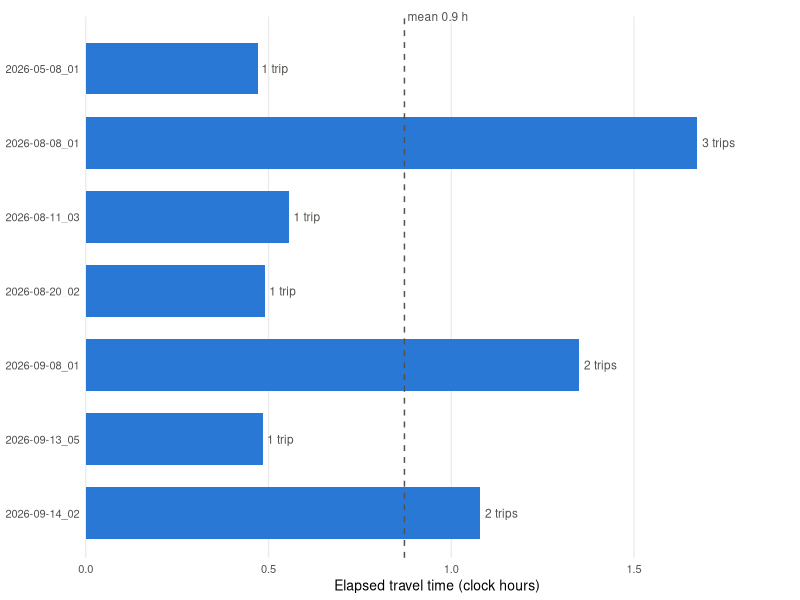

This chart was generated by the following R code:
## ---- chunk 1
#| label: setup
library(dplyr)
library(readr)
library(ggplot2)
library(knitr)

tasks <- read_csv("../../data/all_tasks.csv", show_col_types = FALSE)

fmt <- function(x, digits = 1) format(round(x, digits), nsmall = digits, big.mark = ",", trim = TRUE)

n_jobs_all <- n_distinct(tasks$job_id)
n_entries <- nrow(tasks)
n_workers <- n_distinct(tasks$gulper_id)
dates <- as.Date(substr(unique(tasks$job_id), 1, 10))
total_labour_h <- sum(tasks$duration_seconds) / 3600

job_labour <- tasks |>
  group_by(job_id) |>
  summarise(job_labour_h = sum(duration_seconds) / 3600, .groups = "drop")

# Errands, excluded from the analysis but described in Methods
errands <- tasks |> filter(task == "Travel", subtask == "On errand")

# Disposal-site travel entries, with overlapping entries within a job merged
# into trips: an entry starts a new trip if it begins after every earlier
# entry of the job has ended.
min_trip_min <- 5

travel <- tasks |>
  filter(task == "Travel", subtask == "Travel to disposal site") |>
  mutate(s = as.numeric(entry_start_time), e = as.numeric(entry_end_time)) |>
  arrange(job_id, s) |>
  group_by(job_id) |>
  mutate(prev_end = lag(cummax(e), default = -Inf), trip = cumsum(s > prev_end)) |>
  ungroup()

trips_all <- travel |>
  group_by(job_id, trip) |>
  summarise(
    start = min(s), end = max(e),
    gulpers = n_distinct(gulper_id),
    entries = n(),
    labour_h = sum(duration_seconds) / 3600,
    .groups = "drop"
  ) |>
  mutate(clock_min = (end - start) / 60, keep = clock_min >= min_trip_min)

trips <- trips_all |> filter(keep)
short <- trips_all |> filter(!keep)

summarise_jobs <- function(tr) {
  tr |>
    group_by(job_id) |>
    summarise(
      date = as.Date(substr(first(job_id), 1, 10)),
      trips = n(),
      gulpers = max(gulpers),
      clock_h = sum(end - start) / 3600,
      labour_h = sum(labour_h),
      .groups = "drop"
    ) |>
    left_join(job_labour, by = "job_id") |>
    mutate(share = 100 * labour_h / job_labour_h)
}

jobs <- summarise_jobs(trips)
jobs_unfiltered <- summarise_jobs(trips_all)

n_travel_jobs <- nrow(jobs)
n_trips <- nrow(trips)
mean_clock_h <- mean(jobs$clock_h)
median_clock_h <- median(jobs$clock_h)
mean_labour_h <- mean(jobs$labour_h)
median_labour_h <- median(jobs$labour_h)
mean_trip_min <- mean(trips$clock_min)
mean_gulpers_trip <- mean(trips$gulpers)
ratio <- sum(jobs$labour_h) / sum(jobs$clock_h)
travel_share_total <- 100 * sum(jobs$labour_h) / total_labour_h

# Recording sessions (data review): does any travel job hold two sessions?
sessions <- tasks |>
  group_by(job_id) |>
  summarise(n_sessions = sum(entry_number == 1), .groups = "drop")
split_travel_jobs <- sessions |>
  filter(n_sessions > 1, job_id %in% jobs$job_id) |>
  pull(job_id)
## ---- chunk 2
#| label: tbl-jobs
#| tbl-cap: "Disposal-site travel for each job in which a trip was made. Elapsed time counts a trip once regardless of how many gulpers made it; labour time adds every gulper's travel. Share is labour travel time as a percentage of the job's total labour time."
jobs |>
  transmute(
    Job = job_id,
    Trips = as.character(trips),
    Gulpers = as.character(gulpers),
    `Elapsed (h)` = clock_h,
    `Labour (person-h)` = labour_h,
    `Share of job (%)` = share
  ) |>
  bind_rows(tibble(
    Job = "Mean", Trips = fmt(mean(jobs$trips)), Gulpers = fmt(mean(jobs$gulpers)),
    `Elapsed (h)` = mean_clock_h, `Labour (person-h)` = mean_labour_h,
    `Share of job (%)` = mean(jobs$share)
  )) |>
  kable(digits = 1, align = "lrrrrr")
## ---- chunk 3
#| label: fig-jobs
#| fig-cap: "Elapsed time spent travelling to the disposal site per job, for the jobs in which a trip was made, ordered by date. Labels give the number of trips. The dashed line is the mean."
#| fig-width: 6.5
#| fig-height: 3.2
jobs |>
  mutate(
    job_id = factor(job_id, levels = rev(job_id)),
    label = paste0(trips, ifelse(trips == 1, " trip", " trips"))
  ) |>
  ggplot(aes(x = clock_h, y = job_id)) +
  geom_col(fill = "#2a78d6", width = 0.7) +
  geom_text(aes(label = label), hjust = -0.15, size = 3, colour = "#52514e") +
  geom_vline(xintercept = mean_clock_h, linetype = "dashed", colour = "#52514e") +
  annotate("text", x = mean_clock_h, y = n_travel_jobs + 0.7,
           label = paste0("mean ", fmt(mean_clock_h), " h"),
           hjust = -0.05, size = 3, colour = "#52514e") +
  scale_x_continuous(expand = expansion(mult = c(0, 0.15))) +
  coord_cartesian(clip = "off") +
  labs(x = "Elapsed travel time (clock hours)", y = NULL) +
  theme_minimal(base_size = 10) +
  theme(
    panel.grid.major.y = element_blank(),
    panel.grid.minor = element_blank(),
    axis.text = element_text(colour = "#52514e"),
    plot.margin = margin(12, 8, 4, 4)
  )
